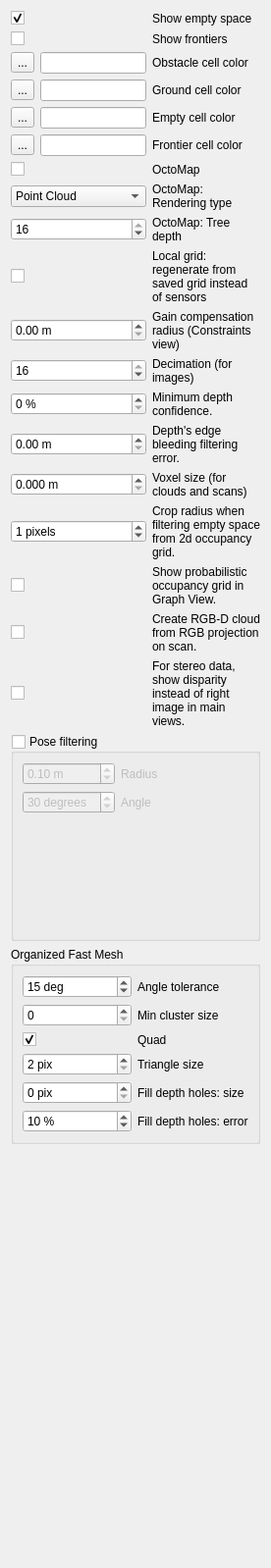
       <widget class="QWidget" name="page_4">
        <property name="geometry">
         <rect>
          <x>0</x>
          <y>0</y>
          <width>276</width>
          <height>1598</height>
         </rect>
        </property>
        <attribute name="label">
         <string>Grid/cloud generation</string>
        </attribute>
        <layout class="QVBoxLayout" name="verticalLayout_16">
         <item>
          <layout class="QGridLayout" name="gridLayout_9" columnstretch="0,1">
           <item row="3" column="1">
            <widget class="QLabel" name="label_octomap_empty_3">
             <property name="text">
              <string>Ground cell color</string>
             </property>
             <property name="wordWrap">
              <bool>true</bool>
             </property>
            </widget>
           </item>
           <item row="14" column="1">
            <widget class="QLabel" name="label_61">
             <property name="text">
              <string>Minimum depth confidence.</string>
             </property>
             <property name="wordWrap">
              <bool>true</bool>
             </property>
            </widget>
           </item>
           <item row="18" column="1">
            <widget class="QLabel" name="label_59">
             <property name="text">
              <string>Show probabilistic occupancy grid in Graph View.</string>
             </property>
             <property name="wordWrap">
              <bool>true</bool>
             </property>
            </widget>
           </item>
           <item row="11" column="0">
            <widget class="QCheckBox" name="checkBox_grid_regenerateFromSavedGrid">
             <property name="text">
              <string/>
             </property>
             <property name="checked">
              <bool>false</bool>
             </property>
            </widget>
           </item>
           <item row="0" column="0">
            <widget class="QCheckBox" name="checkBox_grid_empty">
             <property name="text">
              <string/>
             </property>
             <property name="checked">
              <bool>true</bool>
             </property>
            </widget>
           </item>
           <item row="17" column="0">
            <widget class="QSpinBox" name="spinBox_cropRadius">
             <property name="suffix">
              <string> pixels</string>
             </property>
             <property name="value">
              <number>1</number>
             </property>
            </widget>
           </item>
           <item row="20" column="1">
            <widget class="QLabel" name="label_logger_level_2">
             <property name="text">
              <string>For stereo data, show disparity instead of right image in main views.</string>
             </property>
             <property name="wordWrap">
              <bool>true</bool>
             </property>
            </widget>
           </item>
           <item row="13" column="0">
            <widget class="QSpinBox" name="spinBox_decimation">
             <property name="prefix">
              <string/>
             </property>
             <property name="minimum">
              <number>1</number>
             </property>
             <property name="maximum">
              <number>16</number>
             </property>
             <property name="value">
              <number>16</number>
             </property>
            </widget>
           </item>
           <item row="5" column="0">
            <layout class="QHBoxLayout" name="horizontalLayout_17">
             <item>
              <widget class="QToolButton" name="toolButton_frontierColor">
               <property name="text">
                <string>...</string>
               </property>
              </widget>
             </item>
             <item>
              <widget class="QLineEdit" name="lineEdit_frontierColor">
               <property name="readOnly">
                <bool>true</bool>
               </property>
              </widget>
             </item>
            </layout>
           </item>
           <item row="17" column="1">
            <widget class="QLabel" name="label_57">
             <property name="text">
              <string>Crop radius when filtering empty space from 2d occupancy grid.</string>
             </property>
             <property name="wordWrap">
              <bool>true</bool>
             </property>
            </widget>
           </item>
           <item row="18" column="0">
            <widget class="QCheckBox" name="checkBox_grid_showProbMap">
             <property name="text">
              <string/>
             </property>
             <property name="checked">
              <bool>false</bool>
             </property>
            </widget>
           </item>
           <item row="19" column="1">
            <widget class="QLabel" name="label_60">
             <property name="text">
              <string>Create RGB-D cloud from RGB projection on scan.</string>
             </property>
             <property name="wordWrap">
              <bool>true</bool>
             </property>
            </widget>
           </item>
           <item row="11" column="1">
            <widget class="QLabel" name="label_55">
             <property name="text">
              <string>Local grid: regenerate from saved grid instead of sensors</string>
             </property>
             <property name="wordWrap">
              <bool>true</bool>
             </property>
            </widget>
           </item>
           <item row="10" column="1">
            <widget class="QLabel" name="label_octomap_depth">
             <property name="text">
              <string>OctoMap: Tree depth</string>
             </property>
             <property name="wordWrap">
              <bool>true</bool>
             </property>
            </widget>
           </item>
           <item row="9" column="1">
            <widget class="QLabel" name="label_octomap_cubes">
             <property name="text">
              <string>OctoMap: Rendering type</string>
             </property>
             <property name="wordWrap">
              <bool>true</bool>
             </property>
            </widget>
           </item>
           <item row="2" column="1">
            <widget class="QLabel" name="label_octomap_empty_2">
             <property name="text">
              <string>Obstacle cell color</string>
             </property>
             <property name="wordWrap">
              <bool>true</bool>
             </property>
            </widget>
           </item>
           <item row="12" column="1">
            <widget class="QLabel" name="label_51">
             <property name="text">
              <string>Gain compensation radius (Constraints view)</string>
             </property>
             <property name="wordWrap">
              <bool>true</bool>
             </property>
            </widget>
           </item>
           <item row="1" column="0">
            <widget class="QCheckBox" name="checkBox_grid_frontiers">
             <property name="text">
              <string/>
             </property>
             <property name="checked">
              <bool>false</bool>
             </property>
            </widget>
           </item>
           <item row="19" column="0">
            <widget class="QCheckBox" name="checkBox_cameraProjection">
             <property name="text">
              <string/>
             </property>
             <property name="checked">
              <bool>false</bool>
             </property>
            </widget>
           </item>
           <item row="0" column="1">
            <widget class="QLabel" name="label_octomap_empty">
             <property name="text">
              <string>Show empty space</string>
             </property>
             <property name="wordWrap">
              <bool>true</bool>
             </property>
            </widget>
           </item>
           <item row="1" column="1">
            <widget class="QLabel" name="label_octomap_frontiers">
             <property name="text">
              <string>Show frontiers</string>
             </property>
             <property name="wordWrap">
              <bool>true</bool>
             </property>
            </widget>
           </item>
           <item row="6" column="1">
            <widget class="QLabel" name="label_53">
             <property name="text">
              <string>OctoMap</string>
             </property>
            </widget>
           </item>
           <item row="16" column="1">
            <widget class="QLabel" name="label_54">
             <property name="text">
              <string>Voxel size (for clouds and scans)</string>
             </property>
             <property name="wordWrap">
              <bool>true</bool>
             </property>
            </widget>
           </item>
           <item row="9" column="0">
            <widget class="QComboBox" name="comboBox_octomap_rendering_type">
             <item>
              <property name="text">
               <string>Point Cloud</string>
              </property>
             </item>
             <item>
              <property name="text">
               <string>Cube</string>
              </property>
             </item>
             <item>
              <property name="text">
               <string>Volume</string>
              </property>
             </item>
            </widget>
           </item>
           <item row="10" column="0">
            <widget class="QSpinBox" name="spinBox_grid_depth">
             <property name="prefix">
              <string/>
             </property>
             <property name="minimum">
              <number>0</number>
             </property>
             <property name="maximum">
              <number>16</number>
             </property>
             <property name="value">
              <number>16</number>
             </property>
            </widget>
           </item>
           <item row="12" column="0">
            <widget class="QDoubleSpinBox" name="doubleSpinBox_gainCompensationRadius">
             <property name="suffix">
              <string> m</string>
             </property>
             <property name="decimals">
              <number>2</number>
             </property>
             <property name="minimum">
              <double>0.000000000000000</double>
             </property>
             <property name="maximum">
              <double>10.000000000000000</double>
             </property>
             <property name="singleStep">
              <double>0.010000000000000</double>
             </property>
             <property name="value">
              <double>0.000000000000000</double>
             </property>
            </widget>
           </item>
           <item row="5" column="1">
            <widget class="QLabel" name="label_octomap_frontiers_3">
             <property name="text">
              <string>Frontier cell color</string>
             </property>
             <property name="wordWrap">
              <bool>true</bool>
             </property>
            </widget>
           </item>
           <item row="4" column="1">
            <widget class="QLabel" name="label_octomap_empty_4">
             <property name="text">
              <string>Empty cell color</string>
             </property>
             <property name="wordWrap">
              <bool>true</bool>
             </property>
            </widget>
           </item>
           <item row="13" column="1">
            <widget class="QLabel" name="label_56">
             <property name="text">
              <string>Decimation (for images)</string>
             </property>
             <property name="wordWrap">
              <bool>true</bool>
             </property>
            </widget>
           </item>
           <item row="6" column="0">
            <widget class="QCheckBox" name="checkBox_octomap">
             <property name="text">
              <string/>
             </property>
            </widget>
           </item>
           <item row="3" column="0">
            <layout class="QHBoxLayout" name="horizontalLayout_9">
             <item>
              <widget class="QToolButton" name="toolButton_groundColor">
               <property name="text">
                <string>...</string>
               </property>
              </widget>
             </item>
             <item>
              <widget class="QLineEdit" name="lineEdit_groundColor">
               <property name="readOnly">
                <bool>true</bool>
               </property>
              </widget>
             </item>
            </layout>
           </item>
           <item row="16" column="0">
            <widget class="QDoubleSpinBox" name="doubleSpinBox_voxelSize">
             <property name="suffix">
              <string> m</string>
             </property>
             <property name="decimals">
              <number>3</number>
             </property>
             <property name="minimum">
              <double>0.000000000000000</double>
             </property>
             <property name="maximum">
              <double>99.000000000000000</double>
             </property>
             <property name="singleStep">
              <double>0.010000000000000</double>
             </property>
             <property name="value">
              <double>0.000000000000000</double>
             </property>
            </widget>
           </item>
           <item row="2" column="0">
            <layout class="QHBoxLayout" name="horizontalLayout_11">
             <item>
              <widget class="QToolButton" name="toolButton_obstacleColor">
               <property name="text">
                <string>...</string>
               </property>
              </widget>
             </item>
             <item>
              <widget class="QLineEdit" name="lineEdit_obstacleColor">
               <property name="readOnly">
                <bool>true</bool>
               </property>
              </widget>
             </item>
            </layout>
           </item>
           <item row="20" column="0">
            <widget class="QCheckBox" name="checkBox_showDisparityInsteadOfRight">
             <property name="text">
              <string/>
             </property>
             <property name="checked">
              <bool>false</bool>
             </property>
            </widget>
           </item>
           <item row="4" column="0">
            <layout class="QHBoxLayout" name="horizontalLayout_12">
             <item>
              <widget class="QToolButton" name="toolButton_emptyColor">
               <property name="text">
                <string>...</string>
               </property>
              </widget>
             </item>
             <item>
              <widget class="QLineEdit" name="lineEdit_emptyColor">
               <property name="readOnly">
                <bool>true</bool>
               </property>
              </widget>
             </item>
            </layout>
           </item>
           <item row="15" column="1">
            <widget class="QLabel" name="label_62">
             <property name="text">
              <string>Depth's edge bleeding filtering error.</string>
             </property>
             <property name="wordWrap">
              <bool>true</bool>
             </property>
            </widget>
           </item>
           <item row="15" column="0">
            <widget class="QDoubleSpinBox" name="doubleSpinBox_depthEdgeBleedingError">
             <property name="suffix">
              <string> m</string>
             </property>
             <property name="decimals">
              <number>2</number>
             </property>
             <property name="minimum">
              <double>0.000000000000000</double>
             </property>
             <property name="maximum">
              <double>10.000000000000000</double>
             </property>
             <property name="singleStep">
              <double>0.010000000000000</double>
             </property>
             <property name="value">
              <double>0.000000000000000</double>
             </property>
            </widget>
           </item>
           <item row="14" column="0">
            <widget class="QSpinBox" name="spinBox_depthConfidence">
             <property name="suffix">
              <string> %</string>
             </property>
             <property name="minimum">
              <number>0</number>
             </property>
             <property name="maximum">
              <number>100</number>
             </property>
             <property name="value">
              <number>0</number>
             </property>
            </widget>
           </item>
          </layout>
         </item>
         <item>
          <widget class="QGroupBox" name="groupBox_posefiltering">
           <property name="title">
            <string>Pose filtering</string>
           </property>
           <property name="checkable">
            <bool>true</bool>
           </property>
           <property name="checked">
            <bool>false</bool>
           </property>
           <layout class="QGridLayout" name="gridLayout_12" columnstretch="0,1">
            <item row="4" column="0">
             <widget class="QDoubleSpinBox" name="doubleSpinBox_posefilteringAngle">
              <property name="suffix">
               <string> degrees</string>
              </property>
              <property name="decimals">
               <number>0</number>
              </property>
              <property name="maximum">
               <double>180.000000000000000</double>
              </property>
              <property name="value">
               <double>30.000000000000000</double>
              </property>
             </widget>
            </item>
            <item row="3" column="0">
             <widget class="QDoubleSpinBox" name="doubleSpinBox_posefilteringRadius">
              <property name="suffix">
               <string> m</string>
              </property>
              <property name="minimum">
               <double>0.010000000000000</double>
              </property>
              <property name="value">
               <double>0.100000000000000</double>
              </property>
             </widget>
            </item>
            <item row="3" column="1">
             <widget class="QLabel" name="label_42">
              <property name="text">
               <string>Radius</string>
              </property>
             </widget>
            </item>
            <item row="4" column="1">
             <widget class="QLabel" name="label_43">
              <property name="text">
               <string>Angle</string>
              </property>
             </widget>
            </item>
            <item row="5" column="0">
             <spacer name="verticalSpacer_4">
              <property name="orientation">
               <enum>Qt::Vertical</enum>
              </property>
              <property name="sizeHint" stdset="0">
               <size>
                <width>20</width>
                <height>40</height>
               </size>
              </property>
             </spacer>
            </item>
           </layout>
          </widget>
         </item>
         <item>
          <widget class="QGroupBox" name="groupBox">
           <property name="title">
            <string>Organized Fast Mesh</string>
           </property>
           <layout class="QGridLayout" name="gridLayout_13">
            <item row="3" column="1">
             <widget class="QLabel" name="label_14">
              <property name="text">
               <string>Triangle size</string>
              </property>
             </widget>
            </item>
            <item row="0" column="1">
             <widget class="QLabel" name="label_12">
              <property name="text">
               <string>Angle tolerance</string>
              </property>
             </widget>
            </item>
            <item row="0" column="0">
             <widget class="QSpinBox" name="spinBox_mesh_angleTolerance">
              <property name="suffix">
               <string> deg</string>
              </property>
              <property name="minimum">
               <number>1</number>
              </property>
              <property name="maximum">
               <number>180</number>
              </property>
              <property name="value">
               <number>15</number>
              </property>
             </widget>
            </item>
            <item row="3" column="0">
             <widget class="QSpinBox" name="spinBox_mesh_triangleSize">
              <property name="suffix">
               <string> pix</string>
              </property>
              <property name="minimum">
               <number>2</number>
              </property>
              <property name="maximum">
               <number>99</number>
              </property>
             </widget>
            </item>
            <item row="2" column="1">
             <widget class="QLabel" name="label_13">
              <property name="text">
               <string>Quad</string>
              </property>
             </widget>
            </item>
            <item row="5" column="1">
             <widget class="QLabel" name="label_17">
              <property name="text">
               <string>Fill depth holes: error</string>
              </property>
             </widget>
            </item>
            <item row="5" column="0">
             <widget class="QSpinBox" name="spinBox_mesh_depthError">
              <property name="suffix">
               <string> %</string>
              </property>
              <property name="minimum">
               <number>1</number>
              </property>
              <property name="value">
               <number>10</number>
              </property>
             </widget>
            </item>
            <item row="2" column="0">
             <widget class="QCheckBox" name="checkBox_mesh_quad">
              <property name="text">
               <string/>
              </property>
              <property name="checked">
               <bool>true</bool>
              </property>
             </widget>
            </item>
            <item row="4" column="1">
             <widget class="QLabel" name="label_15">
              <property name="text">
               <string>Fill depth holes: size</string>
              </property>
             </widget>
            </item>
            <item row="4" column="0">
             <widget class="QSpinBox" name="spinBox_mesh_fillDepthHoles">
              <property name="suffix">
               <string> pix</string>
              </property>
              <property name="minimum">
               <number>0</number>
              </property>
              <property name="maximum">
               <number>99</number>
              </property>
              <property name="value">
               <number>0</number>
              </property>
             </widget>
            </item>
            <item row="1" column="1">
             <widget class="QLabel" name="label_20">
              <property name="text">
               <string>Min cluster size</string>
              </property>
             </widget>
            </item>
            <item row="1" column="0">
             <widget class="QSpinBox" name="spinBox_mesh_minClusterSize">
              <property name="suffix">
               <string/>
              </property>
              <property name="minimum">
               <number>0</number>
              </property>
              <property name="maximum">
               <number>999</number>
              </property>
              <property name="value">
               <number>0</number>
              </property>
             </widget>
            </item>
           </layout>
          </widget>
         </item>
         <item>
          <spacer name="verticalSpacer_6">
           <property name="orientation">
            <enum>Qt::Vertical</enum>
           </property>
           <property name="sizeHint" stdset="0">
            <size>
             <width>20</width>
             <height>40</height>
            </size>
           </property>
          </spacer>
         </item>
         <item>
          <spacer name="verticalSpacer_2">
           <property name="orientation">
            <enum>Qt::Vertical</enum>
           </property>
           <property name="sizeHint" stdset="0">
            <size>
             <width>0</width>
             <height>0</height>
            </size>
           </property>
          </spacer>
         </item>
        </layout>
       </widget>
